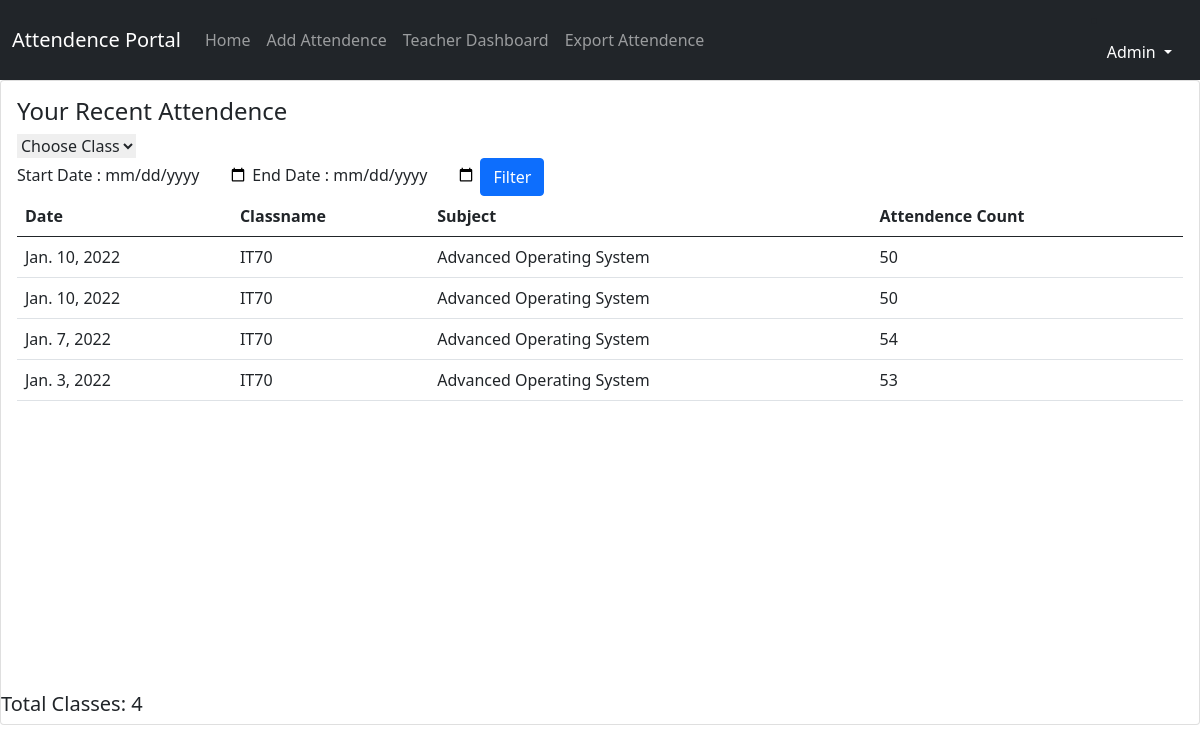
Screenshot of /teacher/dashboard/ (signed in) with the database file from the repository.
### app/models.py (models this page shows)
class ClassAttendence(models.Model):
    classname = models.ForeignKey(Class,on_delete=models.CASCADE)
    subjectname = models.ForeignKey(Subject,on_delete=models.CASCADE)
    date = models.DateTimeField()
    uploaded_by = models.ForeignKey(User,on_delete=models.CASCADE,null= True)
    students_present = models.IntegerField(default=0)

class Class(models.Model):
    classname = models.CharField(max_length=20)
    def __str__(self):
        return (self.classname)

class Subject(models.Model):
    subjectname = models.CharField(max_length=20)
    classname = models.ForeignKey(Class,on_delete=models.CASCADE)
    teacher = models.ForeignKey(User, on_delete=models.CASCADE, )
    def __str__(self):
        return (self.subjectname)

### app/views.py (the view)
# urls.py: path('teacher/dashboard/' , views.TeacherDashboard,name="teacher-dashboard"),
def TeacherDashboard(request):
    classes = Class.objects.all()
    attendence = ClassAttendence.objects.filter(uploaded_by = request.user).reverse()
    if request.method == 'POST' :
        startdate = request.POST.get('startdate')
        enddate = request.POST.get('enddate')
        attendence = ClassAttendence.objects.filter(uploaded_by = request.user).filter(date__range=[startdate, enddate])
    return render(request,'teacherDashboard.html', {'attendence':attendence,'classes' : classes})

### app/templatetags/teachertags.py (called while the page is built)
@register.filter(name='has_group')
def has_group(user, group_name):
    return user.groups.filter(name=group_name).exists()

### app/templates/teacherDashboard.html (shortened to what this page needs)
{% extends 'base.html' %}
{% load static %}
{% block body %}
<div class="card transictions">
                    <div class="card-body">
                        <h4 class="card-title">Your Recent Attendence</h4>
                        <form method="get" action='/classfilter' id='class-filter'>
                            <select class="custom-select" id="inputGroupSelect01" name="classname" placeholder="Filter" onChange="document.getElementById('class-filter').submit();" >
                            <option selected>Choose Class</option>
                          </select>
                          </form>
                          <form class="form" action="/teacher/dashboard/" method="post">
                            <label>Start Date : </label>
                            <input type="date" name="startdate"  />
                            <label>End Date : </label>
                            <input type="date" name="enddate"  />
                            <button class="btn btn-primary " type="submit">Filter </button>
                            </form>
                        <div class="table-responsive"  style="height : 60vh;overflow-y:scroll">
                            <table class="table" name="table">
                                <thead>
                                    <tr>
                                        <th>Date</th>
                                        <th>Classname</th>
                                        <th>Subject</th>
                                        <th>Attendence Count</th>
                                    </tr>
                                </thead>
                                <tbody>
                                  {% for data in attendence %}
                                    <tr>
                                        <td>{{data.date.date}}</td>
                                        <td>{{data.classname}}</td>
                                        <td>{{data.subjectname}}</td>
                                        <td>{{data.students_present}}</td>
                                    </tr>
                                    {% endfor %}
                                </tbody>
                            </table>
                        </div>
                    </div>
                    <h5 class="total" >Total Classes: {{attendence | length}}</h5>
                </div>
{% endblock body %}

### app/templates/base.html (shortened to what this page needs)
<!DOCTYPE html>
{% load teachertags %}
{% load static %}
<html lang="en">
  <head>
    <link href="https://cdnjs.cloudflare.com/ajax/libs/font-awesome/4.7.0/css/font-awesome.min.css" rel="stylesheet">
    <link href="https://unpkg.com/tailwindcss@^2/dist/tailwind.min.css" rel="stylesheet">
    <link rel="stylesheet" href="https://cdn.jsdelivr.net/npm/bootstrap@5.1.0/dist/css/bootstrap.min.css">
  </head>
  <body>
    <nav class="navbar navbar-expand-lg navbar-dark bg-dark">
  <div class="container-fluid">
    <a class="navbar-brand" href="">Attendence Portal</a>
    <div class="collapse navbar-collapse" id="navbarSupportedContent">
      <ul class="navbar-nav me-auto mb-2 mb-lg-0">
        <li class="nav-item">
          <a class="nav-link " aria-current="page" href="/">Home</a>
        </li>
        {% if request.user|has_group:"teachers" %}
            <li class="nav-item">
          <a class="nav-link " aria-current="page" href="/addattendence">Add Attendence</a>
        </li>
        <li class="nav-item">
          <a class="nav-link " aria-current="page" href="/teacher/dashboard">Teacher Dashboard</a>
        </li>
        <li class="nav-item">
          <a class="nav-link " aria-current="page" href="/export">Export Attendence</a>
        </li>
        {% else %}
        <li class="nav-item">
          <a class="nav-link " aria-current="page" href="/student/dashboard">Student Dashboard</a>
        </li>
        {% endif %}
      </ul>
        {% if request.user.is_authenticated %}
           <li class="nav-item dropdown ">
              <a class="nav-link dropdown-toggle text-white" href="#" id="profileDropdown" role="button" data-bs-toggle="dropdown" aria-expanded="false">
                {{request.user.username|capfirst}}
              </a>
            </li>
        {% endif %}
    </div>
  </div>
</nav>
    {% block body %} {% endblock body %}
  </body>
</html>

### rows the page displays
ClassAttendence: date "Jan. 10, 2022", classname "IT70", subjectname "Advanced Operating System", students_present "50"
ClassAttendence: date "Jan. 10, 2022", classname "IT70", subjectname "Advanced Operating System", students_present "50"
ClassAttendence: date "Jan. 7, 2022", classname "IT70", subjectname "Advanced Operating System", students_present "54"
ClassAttendence: date "Jan. 3, 2022", classname "IT70", subjectname "Advanced Operating System", students_present "53"

### other values shown
{{ request.user.username|capfirst }} "Admin"
{{ attendence | length }} "4"
